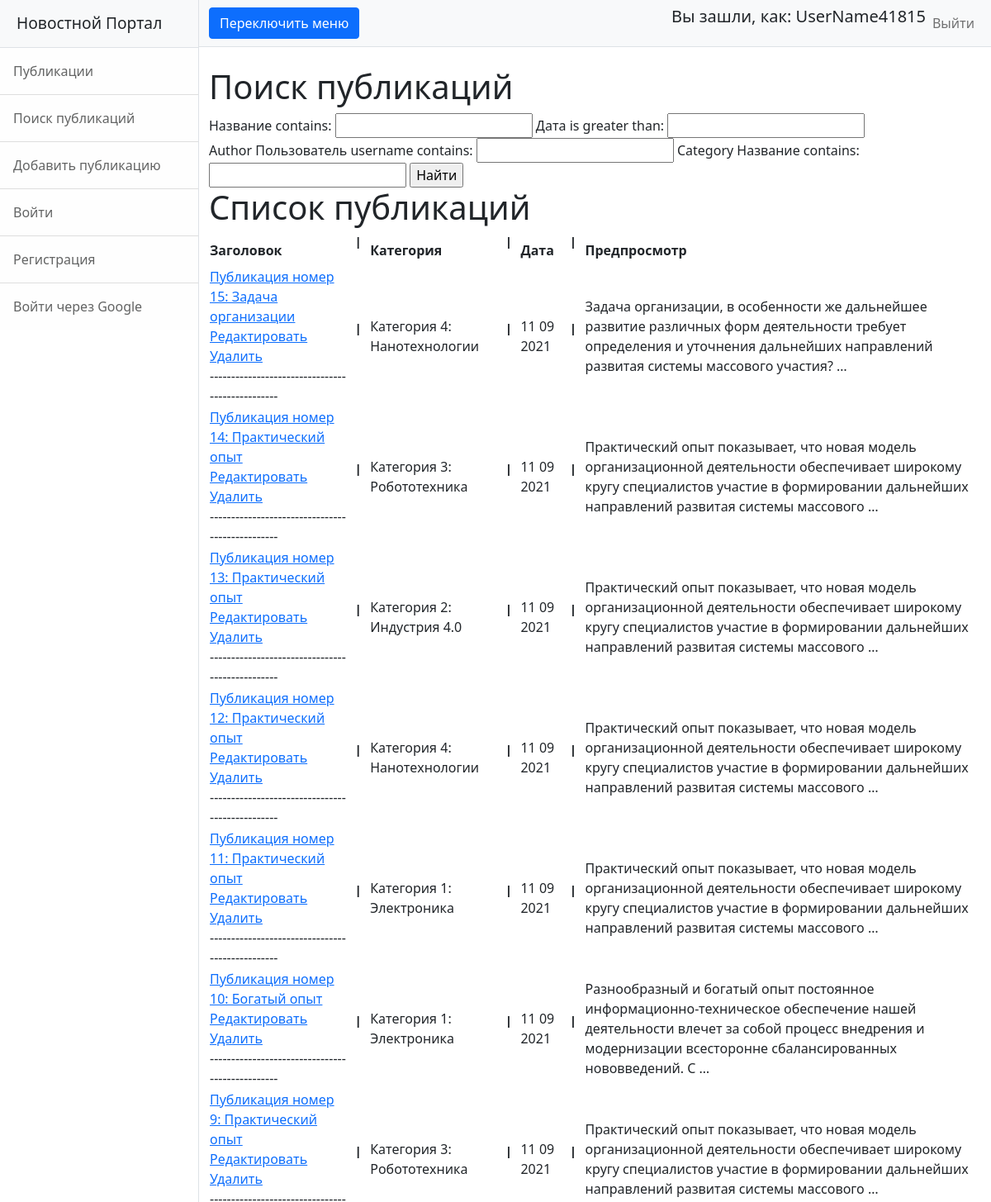
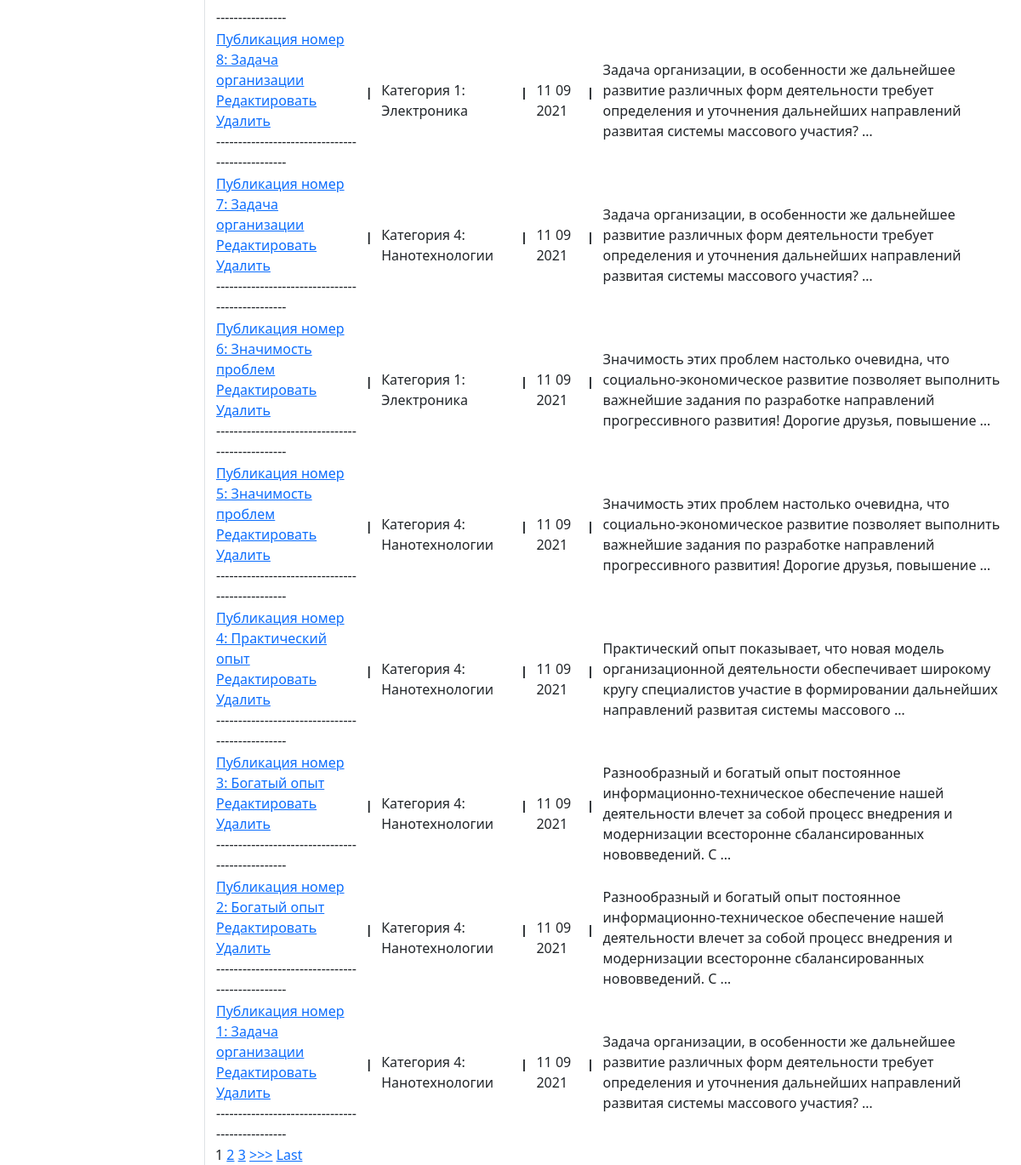
/search/ (signed in), run on the app's committed database (2 pictures, top to bottom).
### news/models.py (models this page shows, shortened)
class Post(models.Model):
    news = 'NS'
    article = 'AL'
    TYPES = [
        (news, 'Новость'),
        (article, 'Статья')
    ]
    type = models.CharField(max_length=2, choices=TYPES, default=news)
    date = models.DateTimeField(auto_now_add=True, verbose_name='Дата')
    name = models.CharField(max_length=255, verbose_name='Название')
    body = models.TextField()
    rating = models.SmallIntegerField(default=0, verbose_name='Рейтинг')
    author = models.ForeignKey(Author, on_delete=models.CASCADE)
    category = models.ManyToManyField(Category, through='PostCategory')
    class Meta:
        verbose_name = 'Публикация'
        verbose_name_plural = 'Публикации'

class Category(models.Model):
    name = models.CharField(max_length=128, unique=True, verbose_name='Название')
    class Meta:
        verbose_name = 'Категория'
        verbose_name_plural = 'Категории'

### news/views.py (the view)
# urls.py: path('search/', SearchNews.as_view()),
class SearchNews(ListView):
    model = Post  # указываем модель, объекты которой мы будем выводить
    template_name = 'news/search.html'  # указываем имя шаблона, в котором будет лежать HTML, в котором будут все инструкции о том, как именно пользователю должны вывестись наши объекты
    context_object_name = 'search'  # это имя списка, в котором будут лежать все объекты, его надо указать, чтобы обратиться к самому списку объектов через HTML-шаблон
    queryset = Post.objects.order_by('-date')
    paginate_by = 5
    def get_context_data(self, **kwargs):  # забираем отфильтрованные объекты переопределяя метод get_context_data у наследуемого класса (привет, полиморфизм, мы скучали!!!)
        context = super().get_context_data(**kwargs)
        context['filter'] = PostFilter(self.request.GET, queryset=self.get_queryset())  # вписываем наш фильтр в контекст
        return context

### news/templatetags/my_filters.py (called while the page is built)
@register.filter(name='censor')  # регистрируем наш фильтр под именем multiply, чтоб django понимал, что это именно фильтр, а не простая функция
def censor(value):  # первый аргумент здесь это то значение, к которому надо применить фильтр, второй аргумент — это аргумент фильтра, т. е. примерно следующее будет в шаблоне value|multiply:arg
    cens_filt = ['блять', 'бля']
    text_to_check = value
    for idx, i in enumerate(cens_filt):
        text_to_check = text_to_check.replace(i,'ТУТ БЫЛ МАТ')
    return text_to_check

### templates/news/search.html (shortened to what this page needs)
{% extends 'flatpages/default.html' %}
{% load my_filters %}
{% block title %}
Поиск публикаций
{% endblock title %}
{% block content %}
<form method="GET">
    {{ filter.form }}
    <input type="submit" value="Найти">
</form>
<h1>Список публикаций</h1>
    <table>
            <tr>
                <td>
                    <b>Заголовок</b>
                </td>
                <td>
                     <b><pre> | </pre></b>
                </td>
                <td>
                    <b>Категория</b>
                </td>
                <td>
                     <b><pre> | </pre></b>
                </td>
                <td>
                    <b>Дата</b>
                </td>
                <td>
                     <b><pre> | </pre></b>
                </td>
                <td>
                    <b>Предпросмотр</b>
                </td>
            </tr>
        {% for post in filter.qs %}
            <tr>
                <td>
                   <a href="/news/{{post.id}}">{{ post.name|censor }} </a>
                    <br>
                    <a href="{% url 'post_edit' post.id %}" > Редактировать</a>
                    <br>
                    <a href="/news/{{post.id}}/delete">Удалить</a>
                    <br>
                    ------------------------------------------------
                </td>
                <td>
                     <b><pre> | </pre></b>
                </td>
                <td>
                    {% for i in post.category.values %}
                    {{i.name}}
                    {% endfor %}
                </td>
                <td>
                     <b><pre> | </pre></b>
                </td>
                <td>
                    {{post.date|date:'d m Y'}}
                </td>
                <td>
                    <b><pre> | </pre></b>
                </td>
                <td>
                    {{post.body|truncatewords:20|censor}}
                </td>
            </tr>
        {% endfor %}
        </table>
{% if is_paginated %}
    {% for num in page_obj.paginator.page_range %}
        {% if page_obj.number == num %}
            <a>{{ num }}</a>
        {% elif num > page_obj.number|add:'-3' and num < page_obj.number|add:'3' %}
            <a href="?page={{ num }}">{{ num }}</a>
        {% endif %}
    {% endfor %}
    {% if page_obj.has_next %}
        <a href="?page={{ page_obj.next_page_number }}">>>></a>
        <a href="?page={{ page_obj.paginator.num_pages }}">Last</a>
    {% endif %}
{% endif %}
{% endblock content %}

### templates/flatpages/default.html (shortened to what this page needs)
{% load static %}
<!DOCTYPE html>
<html lang="ru">
    <head>
        <link href="{%static 'css/styles.css' %}" rel="stylesheet" />
    </head>
    <body>
        <div class="d-flex toggled" id="wrapper">
            <div class="border-end bg-white" id="sidebar-wrapper">
                <div class="sidebar-heading border-bottom bg-light">Новостной Портал</div>
                <div class="list-group list-group-flush">
                    <a class="list-group-item list-group-item-action list-group-item-light p-3" href="/news/">Публикации</a>
                    <a class="list-group-item list-group-item-action list-group-item-light p-3" href="/news/search/">Поиск публикаций</a>
                    <a class="list-group-item list-group-item-action list-group-item-light p-3" href="/news/add/">Добавить публикацию</a>
                    <a class="list-group-item list-group-item-action list-group-item-light p-3" href="/sign/login/">Войти</a>
                    <a class="list-group-item list-group-item-action list-group-item-light p-3" href="/sign/signup/">Регистрация</a>
                    <a class="list-group-item list-group-item-action list-group-item-light p-3" href="/accounts/login/">Войти через Google</a>
                </div>
            </div>
            <div id="page-content-wrapper">
                <nav class="navbar navbar-expand-lg navbar-light bg-light border-bottom">
                    <div class="container-fluid">
                        <button class="btn btn-primary" id="sidebarToggle">Переключить меню</button>
                        <div class="collapse navbar-collapse" id="navbarSupportedContent">
                            <ul class="navbar-nav ms-auto mt-2 mt-lg-0">
                                {% if request.user.username %}
                                <h5>Вы зашли, как: {{request.user.username}}</h5>
                                {% else %}
                                <h5>Вы зашли, как: гость</h5>
                                {% endif %}
                                <li class="nav-item active"><a class="nav-link" href="/sign/logout/">Выйти</a></li>
                            </ul>
                        </div>
                    </div>
                </nav>
                <div class="container-fluid">
                    <h1 class="mt-4">   {% block title %}{% endblock title %}</h1>
                           {% block content %}{% endblock content %}
                </div>
            </div>
        </div>
    </body>
</html>

### data on the page
Post: name|censor "Публикация номер 15: Задача организации", date "11 09 2021", body|censor "Задача организации, в особенности же дальнейшее развитие различных форм деятельности требует определения и уточнения дальнейших направлений развитая системы массового участия? …"
Category: name "Категория 4: Нанотехнологии"
Post: name|censor "Публикация номер 14: Практический опыт", date "11 09 2021", body|censor "Практический опыт показывает, что новая модель организационной деятельности обеспечивает широкому кругу специалистов участие в формировании дальнейших направлений развитая системы массового …"
Category: name "Категория 3: Робототехника"
Post: name|censor "Публикация номер 13: Практический опыт", date "11 09 2021", body|censor "Практический опыт показывает, что новая модель организационной деятельности обеспечивает широкому кругу специалистов участие в формировании дальнейших направлений развитая системы массового …"
Category: name "Категория 2: Индустрия 4.0"
Post: name|censor "Публикация номер 12: Практический опыт", date "11 09 2021", body|censor "Практический опыт показывает, что новая модель организационной деятельности обеспечивает широкому кругу специалистов участие в формировании дальнейших направлений развитая системы массового …"
Post: name|censor "Публикация номер 11: Практический опыт", date "11 09 2021", body|censor "Практический опыт показывает, что новая модель организационной деятельности обеспечивает широкому кругу специалистов участие в формировании дальнейших направлений развитая системы массового …"
Category: name "Категория 1: Электроника"
Post: name|censor "Публикация номер 10: Богатый опыт", date "11 09 2021", body|censor "Разнообразный и богатый опыт постоянное информационно-техническое обеспечение нашей деятельности влечет за собой процесс внедрения и модернизации всесторонне сбалансированных нововведений. С …"
Post: name|censor "Публикация номер 9: Практический опыт", date "11 09 2021", body|censor "Практический опыт показывает, что новая модель организационной деятельности обеспечивает широкому кругу специалистов участие в формировании дальнейших направлений развитая системы массового …"
Post: name|censor "Публикация номер 8: Задача организации", date "11 09 2021", body|censor "Задача организации, в особенности же дальнейшее развитие различных форм деятельности требует определения и уточнения дальнейших направлений развитая системы массового участия? …"
Post: name|censor "Публикация номер 7: Задача организации", date "11 09 2021", body|censor "Задача организации, в особенности же дальнейшее развитие различных форм деятельности требует определения и уточнения дальнейших направлений развитая системы массового участия? …"
Post: name|censor "Публикация номер 6: Значимость проблем", date "11 09 2021", body|censor "Значимость этих проблем настолько очевидна, что социально-экономическое развитие позволяет выполнить важнейшие задания по разработке направлений прогрессивного развития! Дорогие друзья, повышение …"
Post: name|censor "Публикация номер 5: Значимость проблем", date "11 09 2021", body|censor "Значимость этих проблем настолько очевидна, что социально-экономическое развитие позволяет выполнить важнейшие задания по разработке направлений прогрессивного развития! Дорогие друзья, повышение …"
Post: name|censor "Публикация номер 4: Практический опыт", date "11 09 2021", body|censor "Практический опыт показывает, что новая модель организационной деятельности обеспечивает широкому кругу специалистов участие в формировании дальнейших направлений развитая системы массового …"
Post: name|censor "Публикация номер 3: Богатый опыт", date "11 09 2021", body|censor "Разнообразный и богатый опыт постоянное информационно-техническое обеспечение нашей деятельности влечет за собой процесс внедрения и модернизации всесторонне сбалансированных нововведений. С …"
Post: name|censor "Публикация номер 2: Богатый опыт", date "11 09 2021", body|censor "Разнообразный и богатый опыт постоянное информационно-техническое обеспечение нашей деятельности влечет за собой процесс внедрения и модернизации всесторонне сбалансированных нововведений. С …"
Post: name|censor "Публикация номер 1: Задача организации", date "11 09 2021", body|censor "Задача организации, в особенности же дальнейшее развитие различных форм деятельности требует определения и уточнения дальнейших направлений развитая системы массового участия? …"

### other printed values
{{ request.user.username }} "UserName41815"
{{ num }} "1"
{{ num }} "2" "3"
